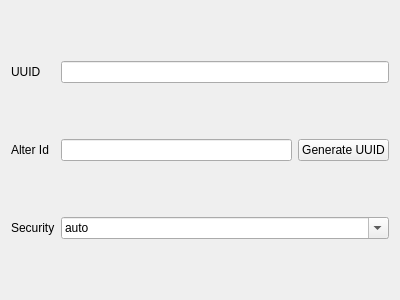
<?xml version="1.0" encoding="UTF-8"?>
<ui version="4.0">
 <class>EditVMess</class>
 <widget class="QWidget" name="EditVMess">
  <property name="geometry">
   <rect>
    <x>0</x>
    <y>0</y>
    <width>400</width>
    <height>300</height>
   </rect>
  </property>
  <property name="windowTitle">
   <string notr="true">EditVMess</string>
  </property>
  <layout class="QGridLayout" name="gridLayout">
   <item row="4" column="1">
    <widget class="QComboBox" name="security">
     <property name="editable">
      <bool>true</bool>
     </property>
     <item>
      <property name="text">
       <string notr="true">auto</string>
      </property>
     </item>
     <item>
      <property name="text">
       <string notr="true">zero</string>
      </property>
     </item>
     <item>
      <property name="text">
       <string notr="true">none</string>
      </property>
     </item>
     <item>
      <property name="text">
       <string notr="true">chacha20-poly1305</string>
      </property>
     </item>
     <item>
      <property name="text">
       <string notr="true">aes-128-gcm</string>
      </property>
     </item>
    </widget>
   </item>
   <item row="4" column="0">
    <widget class="QLabel" name="label_3">
     <property name="text">
      <string>Security</string>
     </property>
    </widget>
   </item>
   <item row="3" column="0">
    <widget class="QLabel" name="label_2">
     <property name="text">
      <string>Alter Id</string>
     </property>
    </widget>
   </item>
   <item row="0" column="0">
    <widget class="QLabel" name="label">
     <property name="text">
      <string>UUID</string>
     </property>
    </widget>
   </item>
   <item row="0" column="1">
    <widget class="QLineEdit" name="uuid"/>
   </item>
   <item row="3" column="1">
    <widget class="QWidget" name="horizontalWidget" native="true">
     <property name="sizePolicy">
      <sizepolicy hsizetype="Preferred" vsizetype="Maximum">
       <horstretch>0</horstretch>
       <verstretch>0</verstretch>
      </sizepolicy>
     </property>
     <layout class="QHBoxLayout" name="horizontalLayout">
      <property name="leftMargin">
       <number>0</number>
      </property>
      <property name="topMargin">
       <number>0</number>
      </property>
      <property name="rightMargin">
       <number>0</number>
      </property>
      <property name="bottomMargin">
       <number>0</number>
      </property>
      <item>
       <widget class="QLineEdit" name="aid"/>
      </item>
      <item>
       <widget class="QPushButton" name="uuidgen">
        <property name="text">
         <string>Generate UUID</string>
        </property>
       </widget>
      </item>
     </layout>
    </widget>
   </item>
  </layout>
 </widget>
 <tabstops>
  <tabstop>uuid</tabstop>
  <tabstop>aid</tabstop>
  <tabstop>uuidgen</tabstop>
  <tabstop>security</tabstop>
 </tabstops>
 <resources/>
 <connections/>
</ui>
